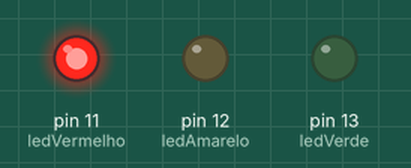
Recording of a sketch running on a simulated Arduino Uno, built with avr-gcc and run on an emulated ATmega328P. Parts: output pins drawn as LEDs (lit = HIGH).

Above: at 3.0 s.
At 10.0 s:
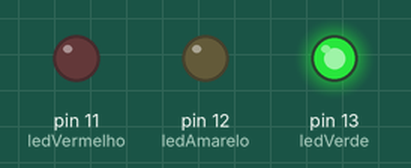
At 13.0 s:
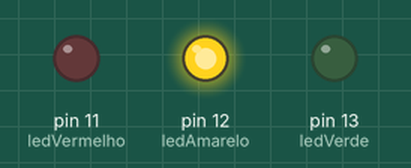
Timing chart, 0 to 18.2 s (numbered marks = the images above):
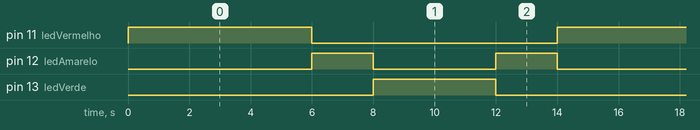

Measured:
- by itself, pin 11 (ledVermelho): alternates HIGH for 6.0 s and LOW for 8.0 s
- by itself, pin 12 (ledAmarelo): repeats every 14.0 s: LOW 4.0 s, HIGH 2.0 s, LOW 6.0 s, HIGH 2.0 s
- by itself, pin 13 (ledVerde): alternates HIGH for 4.0 s and LOW for 10.0 s

The sketch:

sketch_oct31a.ino
```cpp
// Definindo as portas dos LEDs
const int ledVermelho = 11;
const int ledAmarelo = 12;
const int ledVerde = 13;

void setup() {
  // Configurando as portas dos LEDs como saídas
  pinMode(ledVermelho, OUTPUT);
  pinMode(ledAmarelo, OUTPUT);
  pinMode(ledVerde, OUTPUT);
}

void loop() {
  // Fase Vermelha - 6 segundos
  digitalWrite(ledVermelho, HIGH);
  digitalWrite(ledAmarelo, LOW);
  digitalWrite(ledVerde, LOW);
  delay(6000); // Espera 6 segundos

  // Fase Amarela - 2 segundos
  digitalWrite(ledVermelho, LOW);
  digitalWrite(ledAmarelo, HIGH);
  digitalWrite(ledVerde, LOW);
  delay(2000); // Espera 2 segundos

  // Fase Verde - 2 segundos
  digitalWrite(ledVermelho, LOW);
  digitalWrite(ledAmarelo, LOW);
  digitalWrite(ledVerde, HIGH);
  delay(2000); // Espera 2 segundos

  // Tempo adicional no Verde - +2 segundos
  delay(2000); // Espera mais 2 segundos

  // Fase Amarela - 2 segundos antes de retornar ao vermelho
  digitalWrite(ledVermelho, LOW);
  digitalWrite(ledAmarelo, HIGH);
  digitalWrite(ledVerde, LOW);
  delay(2000); // Espera 2 segundos
}
```
